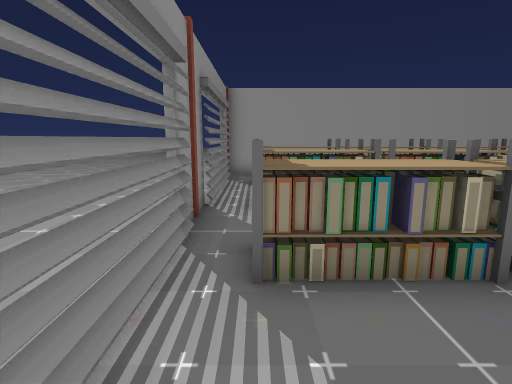
View 1 (above)

21 first-person views from a walk through a scene from a Unity 3-D project. The camera is 1.5 m above the floor, tilts 10° down and sees 80° across. Doors are open. The floor is counted in squares, 1 m on a side. Each view is taken from the middle of a square. On the plan, view 1 faces up. The plan holds only what a view shows up to about 15 squares ahead; the rest is blank. The place goes on beyond the plan. Some animated figures are not drawn. Some surface patterns are stand-ins.

View 2
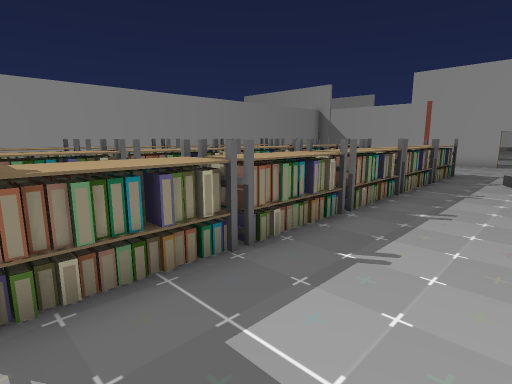

View 3
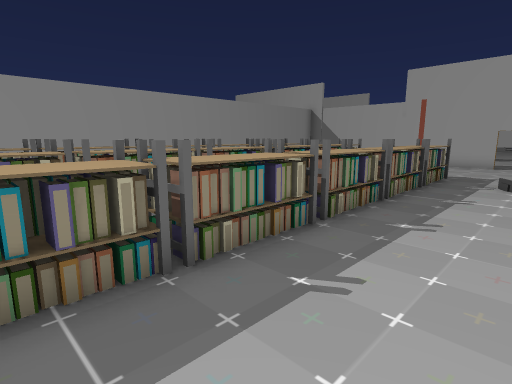

View 4
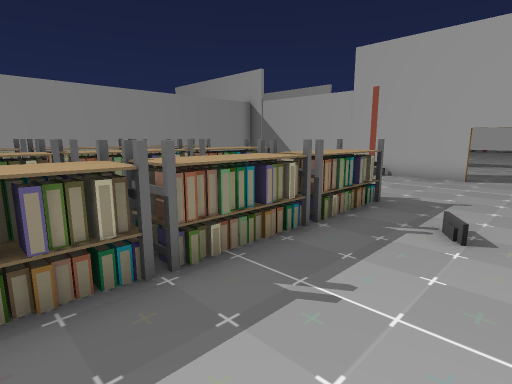

View 5
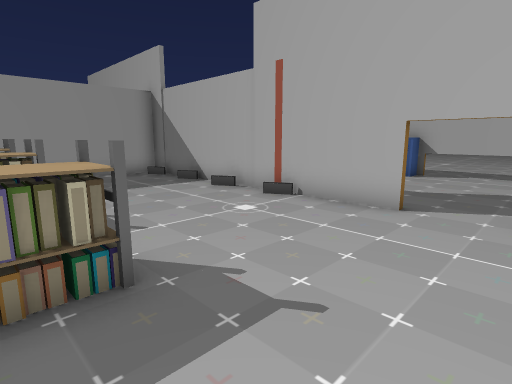

View 6
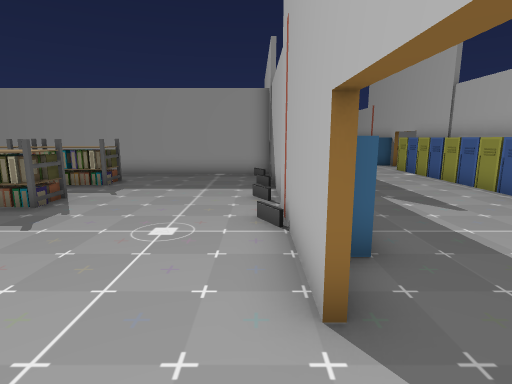

View 7
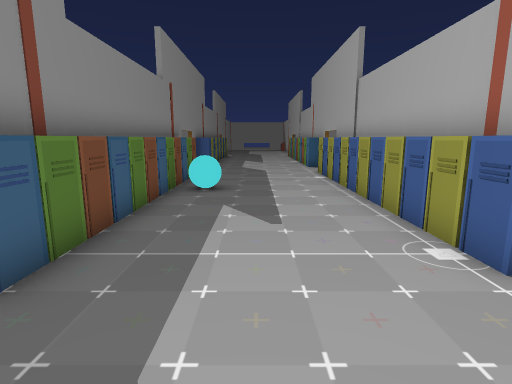

View 8
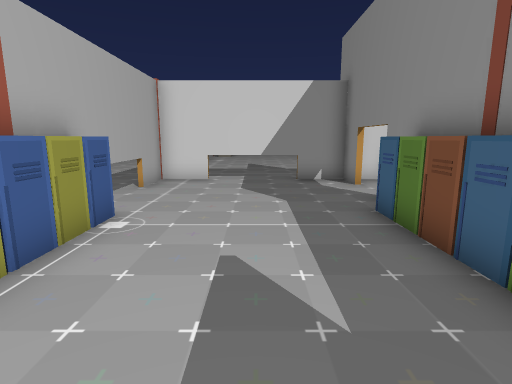

View 9
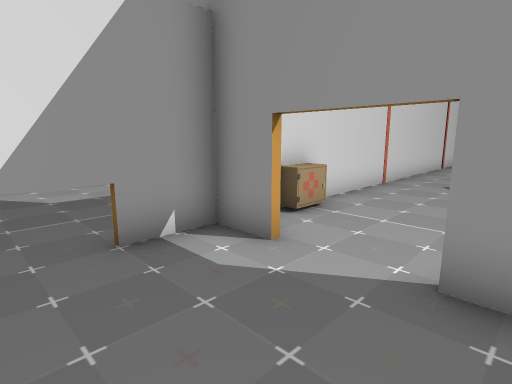

View 10
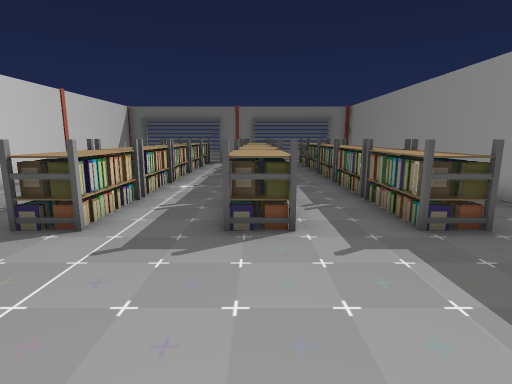

View 11
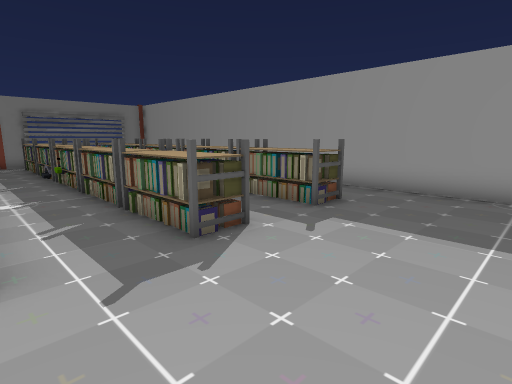

View 12
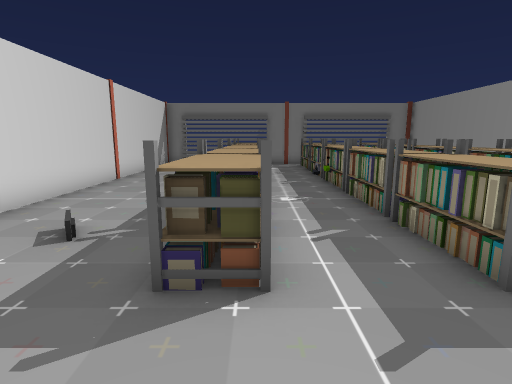

View 13
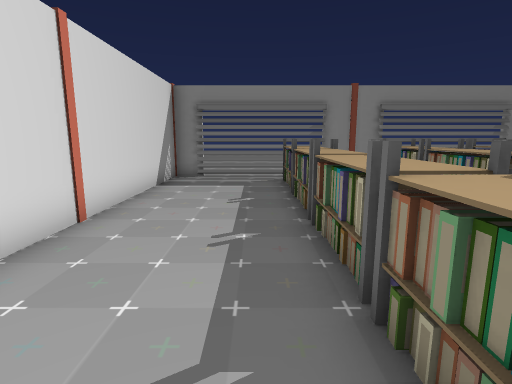

View 14
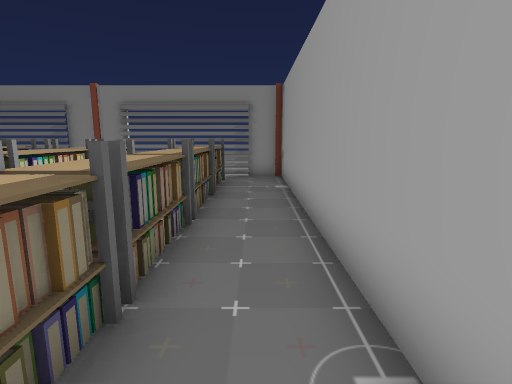

View 15
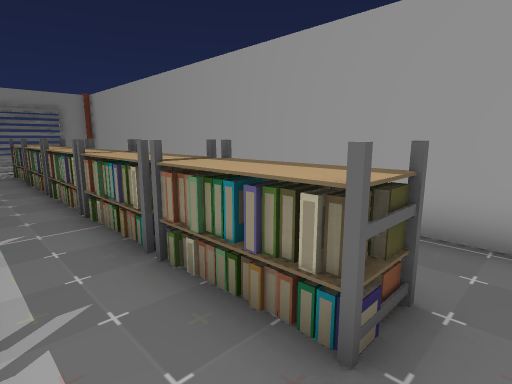

View 16
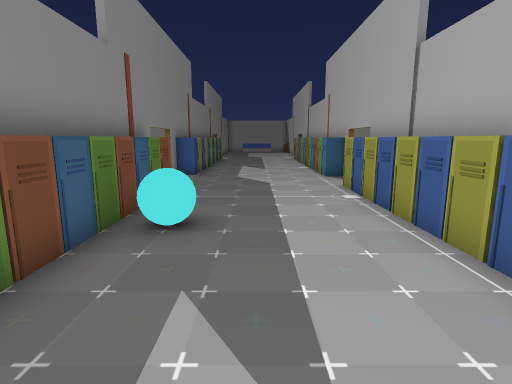

View 17
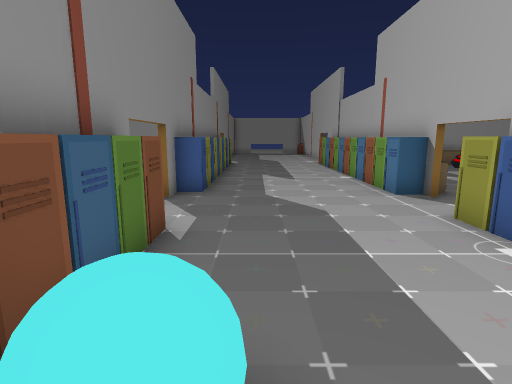

View 18
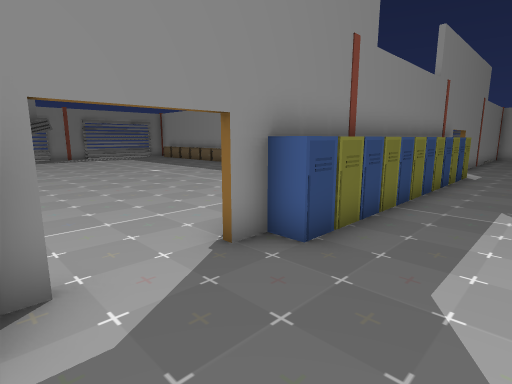

View 19
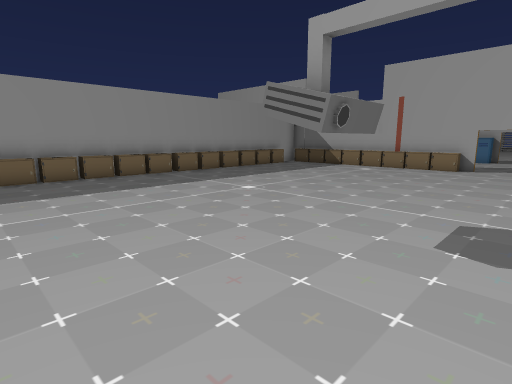

View 20
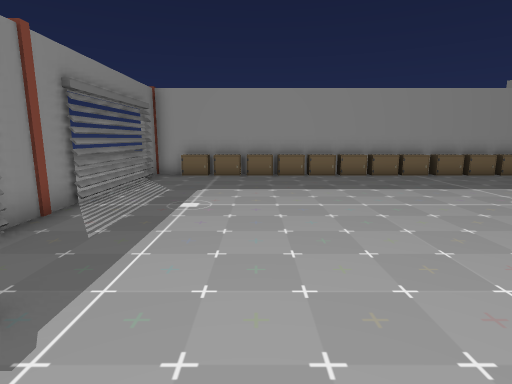

View 21
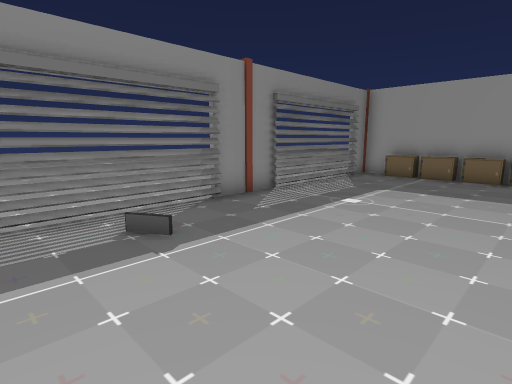

### Floor plan
Key: @ floor where view 1 was taken; # wall or solid block; . floor; D open door; R rack; L locker; B ball; T thing the floor can be seen under or through; P projector; O other object.
Columns run from 10 left of view 1 to 31 right of it. Each row starts with its distance up from view 1.
 29                               D..
 28                               L..
 27          ##LLLL#LLLLLLL#L     L..
 26       ...#LLL.......LL.L      L..
 25       ...#..............      L..   O
 24        ..#...............     L.....O
 23        ..#................    L.....L
 22          #.................   L.....L   OO
 21  ..      #..................  L.....L   OO
 20  ..  ... #................... L.....L
 19  ..  ... #...................LL.....L
 18  ..  ....#...................LL.....LL.
 17  ..  ....#......PP...........L#.....LL
 16  ..  ....#......PPP...........D......D
 15 ...  ....#....................D.....LD
 14 ....     #..........          L.....L
 13 ....     ################### #L.....L#
 12 ....    .#.......... .........L.....L#
 11  ...    .#RRRRRRRRRRRRRRR.....LB....L#
 10  ...  ...#RRRRRRRRRRRRRRR.....LBB...L#
  9   ..  ...#....................L.....L#
  8       ...#R  RRRR.R..R..R.....L.....L#
  7       ...#RRRRRRRRRRRRRRR.....L.....L#
  6       ...#....................L.....L#
  5       ...#....................L.....LL
  4       ...#RRRRRRRRRRRRRRR.....L.....LD...
  3       . .#RRRRRRRRRRRRRRR.....#.....DD....
  2         .#....................D.....DD....
  1         .#....................D.....DD.
  0         .#@...................#......#.
 -1          ###################L#TTDDD###.
 -2                                .....  ..
 -3                                .....  ..
 -4                                .....
 -5                                .....

Where each view was taken, in squares from view 1:
view 1: 0 up, 0 right, facing up
view 2: 0 up, 0 right, facing up-right
view 3: 0 up, 1 right, facing up-right
view 4: 0 up, 7 right, facing up-right
view 5: 0 up, 13 right, facing up-right
view 6: 0 up, 19 right, facing up
view 7: 1 up, 23 right, facing up
view 8: 10 up, 23 right, facing down
view 9: 3 up, 23 right, facing down-left
view 10: 7 up, 19 right, facing left
view 11: 4 up, 18 right, facing up-left
view 12: 4 up, 17 right, facing left
view 13: 2 up, 11 right, facing left
view 14: 12 up, 11 right, facing left
view 15: 8 up, 15 right, facing up-left
view 16: 5 up, 23 right, facing up
view 17: 9 up, 22 right, facing up
view 18: 14 up, 23 right, facing up-left
view 19: 14 up, 3 right, facing up-right
view 20: 14 up, 3 right, facing up
view 21: 14 up, 5 right, facing up-left
